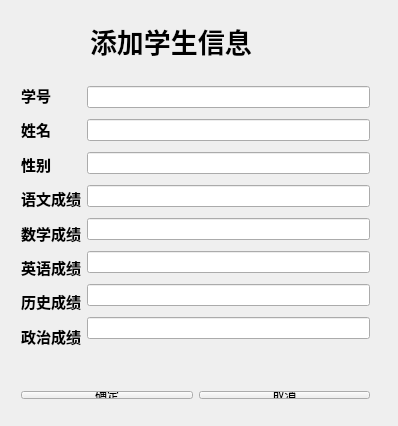
<?xml version="1.0" encoding="UTF-8"?>
<ui version="4.0">
 <class>addStudentData</class>
 <widget class="QWidget" name="addStudentData">
  <property name="geometry">
   <rect>
    <x>0</x>
    <y>0</y>
    <width>398</width>
    <height>426</height>
   </rect>
  </property>
  <property name="windowTitle">
   <string>addStudentData</string>
  </property>
  <widget class="QLabel" name="label">
   <property name="geometry">
    <rect>
     <x>90</x>
     <y>20</y>
     <width>221</width>
     <height>41</height>
    </rect>
   </property>
   <property name="font">
    <font>
     <family>Agency FB</family>
     <pointsize>20</pointsize>
     <weight>75</weight>
     <bold>true</bold>
    </font>
   </property>
   <property name="text">
    <string>添加学生信息</string>
   </property>
  </widget>
  <widget class="QWidget" name="">
   <property name="geometry">
    <rect>
     <x>10</x>
     <y>70</y>
     <width>371</width>
     <height>291</height>
    </rect>
   </property>
   <layout class="QHBoxLayout" name="horizontalLayout">
    <item>
     <layout class="QVBoxLayout" name="verticalLayout">
      <item>
       <widget class="QLabel" name="label_2">
        <property name="font">
         <font>
          <family>Agency FB</family>
          <pointsize>11</pointsize>
          <weight>75</weight>
          <bold>true</bold>
         </font>
        </property>
        <property name="text">
         <string>学号</string>
        </property>
       </widget>
      </item>
      <item>
       <widget class="QLabel" name="label_3">
        <property name="font">
         <font>
          <family>Agency FB</family>
          <pointsize>11</pointsize>
          <weight>75</weight>
          <bold>true</bold>
         </font>
        </property>
        <property name="text">
         <string>姓名</string>
        </property>
       </widget>
      </item>
      <item>
       <widget class="QLabel" name="label_4">
        <property name="font">
         <font>
          <family>Agency FB</family>
          <pointsize>11</pointsize>
          <weight>75</weight>
          <bold>true</bold>
         </font>
        </property>
        <property name="text">
         <string>性别</string>
        </property>
       </widget>
      </item>
      <item>
       <widget class="QLabel" name="label_5">
        <property name="font">
         <font>
          <family>Agency FB</family>
          <pointsize>11</pointsize>
          <weight>75</weight>
          <bold>true</bold>
         </font>
        </property>
        <property name="text">
         <string>语文成绩</string>
        </property>
       </widget>
      </item>
      <item>
       <widget class="QLabel" name="label_6">
        <property name="font">
         <font>
          <family>Agency FB</family>
          <pointsize>11</pointsize>
          <weight>75</weight>
          <bold>true</bold>
         </font>
        </property>
        <property name="text">
         <string>数学成绩</string>
        </property>
       </widget>
      </item>
      <item>
       <widget class="QLabel" name="label_7">
        <property name="font">
         <font>
          <family>Agency FB</family>
          <pointsize>11</pointsize>
          <weight>75</weight>
          <bold>true</bold>
         </font>
        </property>
        <property name="text">
         <string>英语成绩</string>
        </property>
       </widget>
      </item>
      <item>
       <widget class="QLabel" name="label_8">
        <property name="font">
         <font>
          <family>Agency FB</family>
          <pointsize>11</pointsize>
          <weight>75</weight>
          <bold>true</bold>
         </font>
        </property>
        <property name="text">
         <string>历史成绩</string>
        </property>
       </widget>
      </item>
      <item>
       <widget class="QLabel" name="label_9">
        <property name="font">
         <font>
          <family>Agency FB</family>
          <pointsize>11</pointsize>
          <weight>75</weight>
          <bold>true</bold>
         </font>
        </property>
        <property name="text">
         <string>政治成绩</string>
        </property>
       </widget>
      </item>
     </layout>
    </item>
    <item>
     <layout class="QVBoxLayout" name="verticalLayout_2">
      <item>
       <widget class="QLineEdit" name="lineEdit_2"/>
      </item>
      <item>
       <widget class="QLineEdit" name="lineEdit_3"/>
      </item>
      <item>
       <widget class="QLineEdit" name="lineEdit_4"/>
      </item>
      <item>
       <widget class="QLineEdit" name="lineEdit_5"/>
      </item>
      <item>
       <widget class="QLineEdit" name="lineEdit_6"/>
      </item>
      <item>
       <widget class="QLineEdit" name="lineEdit_7"/>
      </item>
      <item>
       <widget class="QLineEdit" name="lineEdit_8"/>
      </item>
      <item>
       <widget class="QLineEdit" name="lineEdit_9"/>
      </item>
     </layout>
    </item>
   </layout>
  </widget>
  <widget class="QWidget" name="">
   <property name="geometry">
    <rect>
     <x>10</x>
     <y>380</y>
     <width>371</width>
     <height>30</height>
    </rect>
   </property>
   <layout class="QGridLayout" name="gridLayout">
    <item row="0" column="0">
     <widget class="QPushButton" name="pushButton">
      <property name="text">
       <string>确定</string>
      </property>
     </widget>
    </item>
    <item row="0" column="1">
     <widget class="QPushButton" name="pushButton_2">
      <property name="text">
       <string>取消</string>
      </property>
     </widget>
    </item>
   </layout>
  </widget>
 </widget>
 <layoutdefault spacing="6" margin="11"/>
 <resources/>
 <connections/>
</ui>
